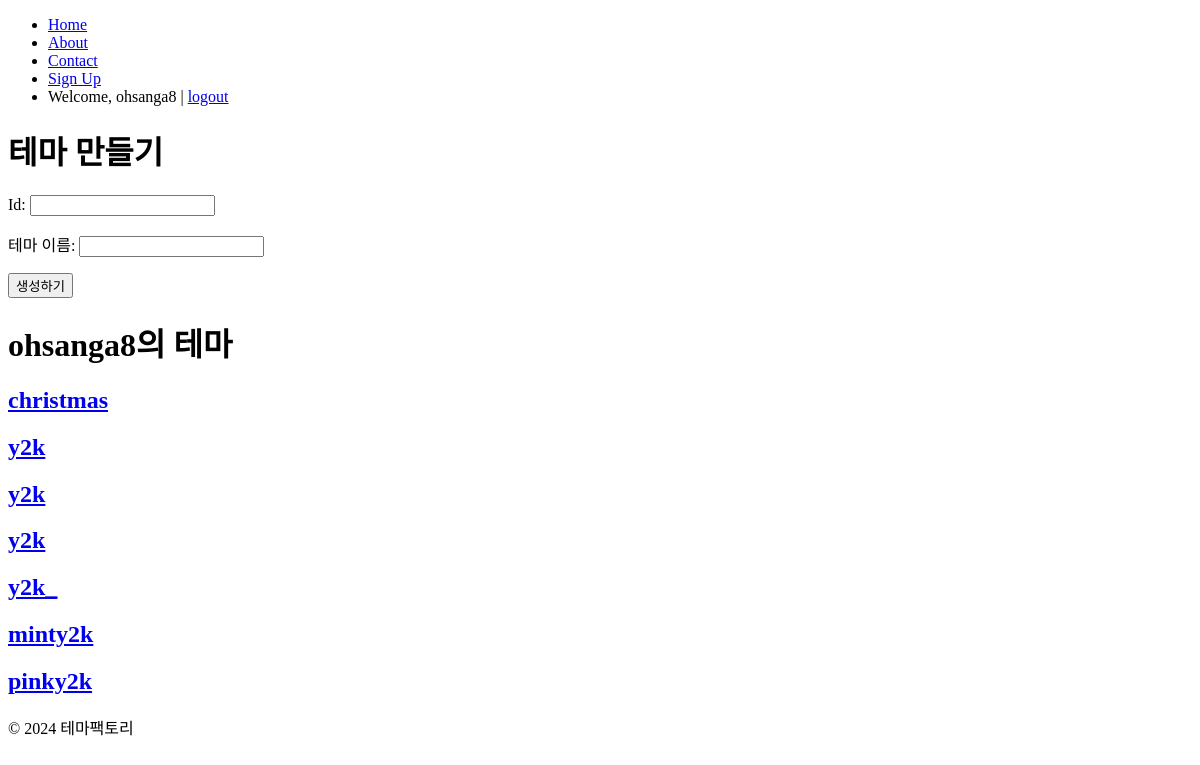
Page / (signed in) on the earlier database version.
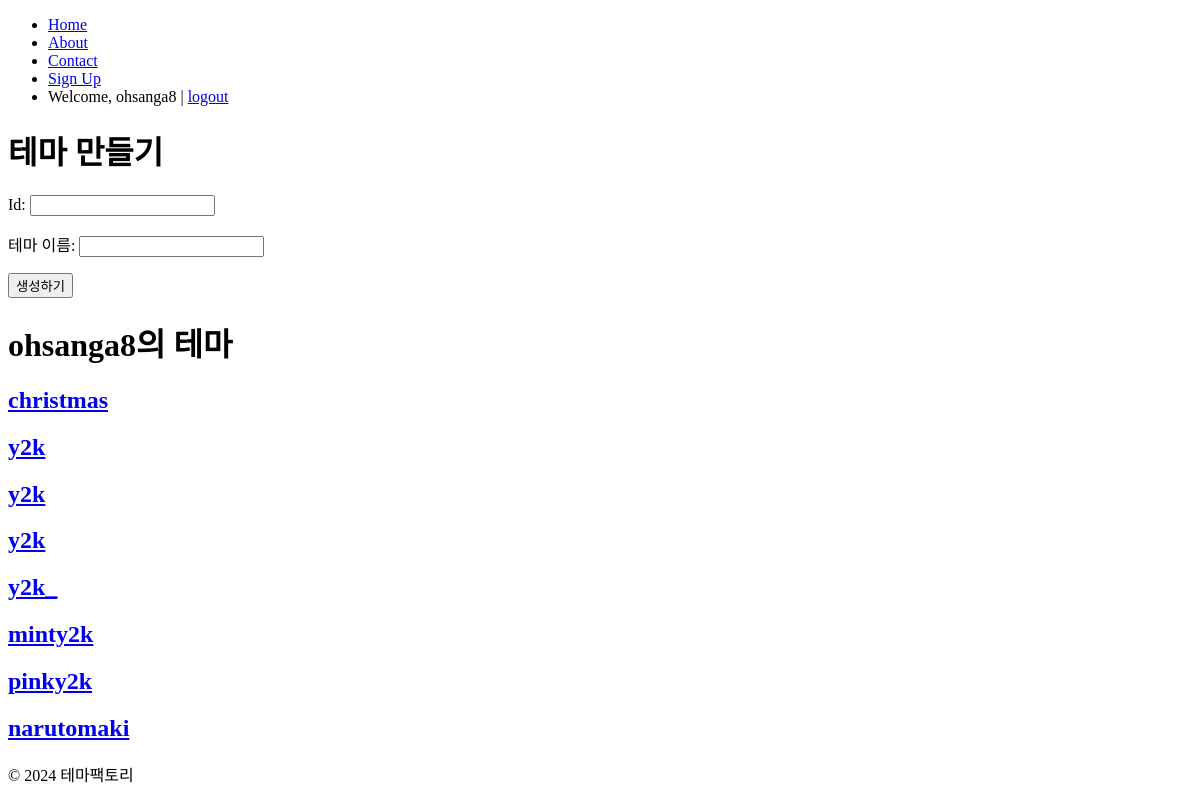
Same page on the later database version.
### main/models.py (models this page shows, shortened)
class Ktheme(models.Model):
    user = models.ForeignKey(User, on_delete=models.CASCADE, null=True)
    id = models.CharField(max_length=50, unique=True, primary_key=True)
    name = models.CharField(max_length=50, verbose_name="테마 이름")

### main/views.py (the view)
# urls.py: path("", include("main.urls")),
@login_required
def main(request):
    user = request.user
    user_theme_list = Ktheme.objects.filter(user=user)
    if request.method == "POST":
        form = KthemeCreateForm(request.POST)
        if form.is_valid():
            form.instance.user = request.user
            ktheme = form.save()
            theme_id = ktheme.id
            theme_dir = os.path.join(settings.MEDIA_ROOT, theme_id)
            theme_css = os.path.join(theme_dir, "KakaoTalkTheme.css")
            src_css = os.path.join(settings.STATIC_ROOT, "KakaoTalkTheme.css")
            if os.path.exists(theme_css):
                with open(src_css, "r", encoding="utf-8") as f:
                    css_content = f.read()
                css_content = css_content.replace("themeId", ktheme.id).replace(
                    "themeName", ktheme.name
                ).replace("Kakao Corp.", user.username)
                with open(theme_css, "w", encoding="utf-8") as f:
                    f.write(css_content)
            return redirect("ktheme_detail", id=theme_id)
    else:
        form = KthemeCreateForm()
    return render(
        request,
        "main/main.html",
        {
            "user_theme_list": user_theme_list,
            "form": form,
            "user": user,
        },
    )

### main/forms.py
class KthemeCreateForm(forms.ModelForm):
    class Meta:
        model = Ktheme
        fields = ("id", "name")

### main/templates/main/main.html (shortened to what this page needs)
{% extends "base.html" %}
{% load static %}
{% block content %}
<h1>테마 만들기</h1>
<form method="post">
    {{ form.as_p }}
    <button type="submit">생성하기</button>
</form>
<h1>{{ user }}의 테마</h1>
<div>
    {% for theme in user_theme_list %}
    <div>
        <a href="{% url 'ktheme_detail' theme.id %}"><h2>{{ theme.name }}</h2></a>
    </div>
    {% empty %}
    <li>테마가 없습니다.</li>
    {% endfor %}
</div>
{% endblock %}

Differences in the rows shown:
added Ktheme: name "narutomaki"
